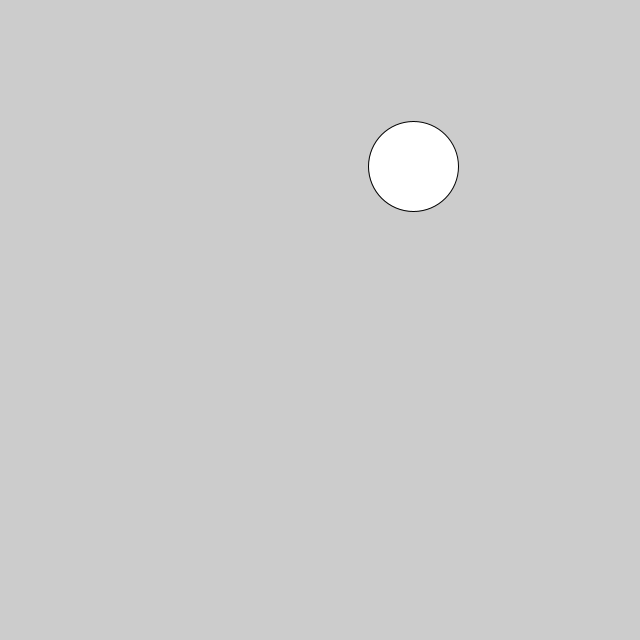
Frame 1 (no input)
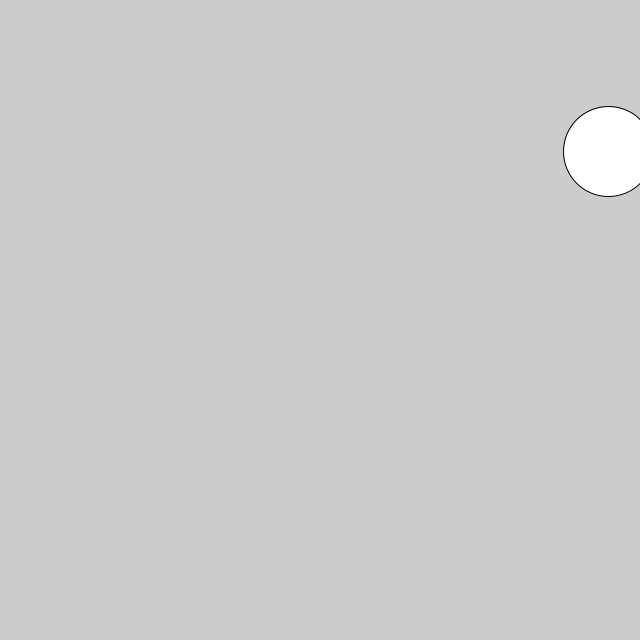
Frame 60 (the mouse pressed at the canvas centre just before this capture)
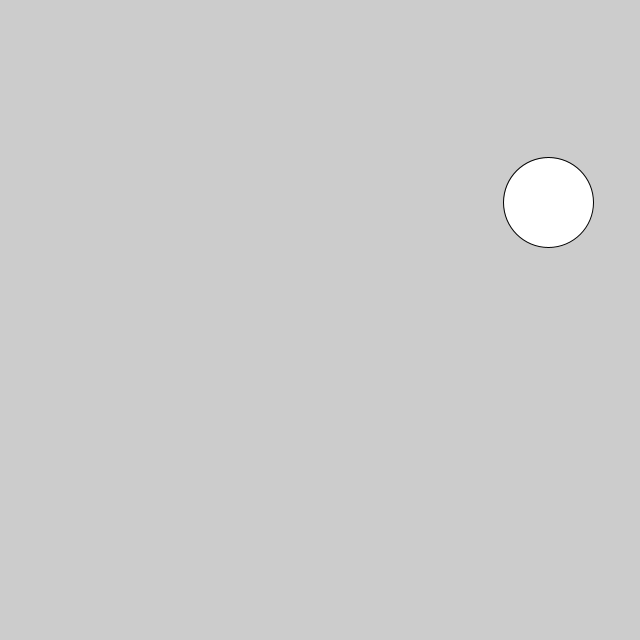
Frame 120 (the mouse held since frame 60 and released just before this capture)

The Processing sketch that drew these frames (run headless with seeded random() and noise(); from frame 60 on, the mouse is pressed at the canvas centre):

// Processing sketch: sketch_45Time
// ── sketch_45Time.pde
int tick = 0;
float x = 0;
float y = 0;
void setup() {
  size(640, 640);
  x = width/2;
  y = height/2;
}

void draw() {
  int currentTime = millis();
  background(204);

  if (currentTime > tick) {
    x = random(width);
    y = random(height);
    tick = tick + 1000;
  } 
  
  ellipse(x, y, 90, 90);
}
